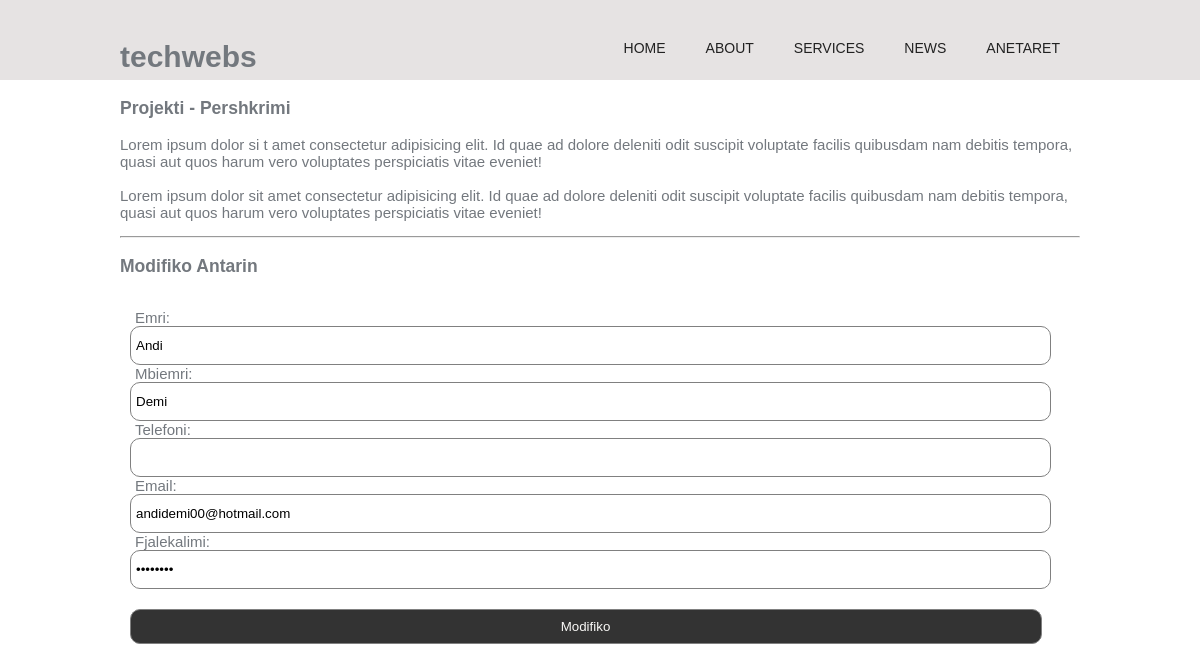
The app's page /antaret/modifiko_anetar.php?aid=1, older data.
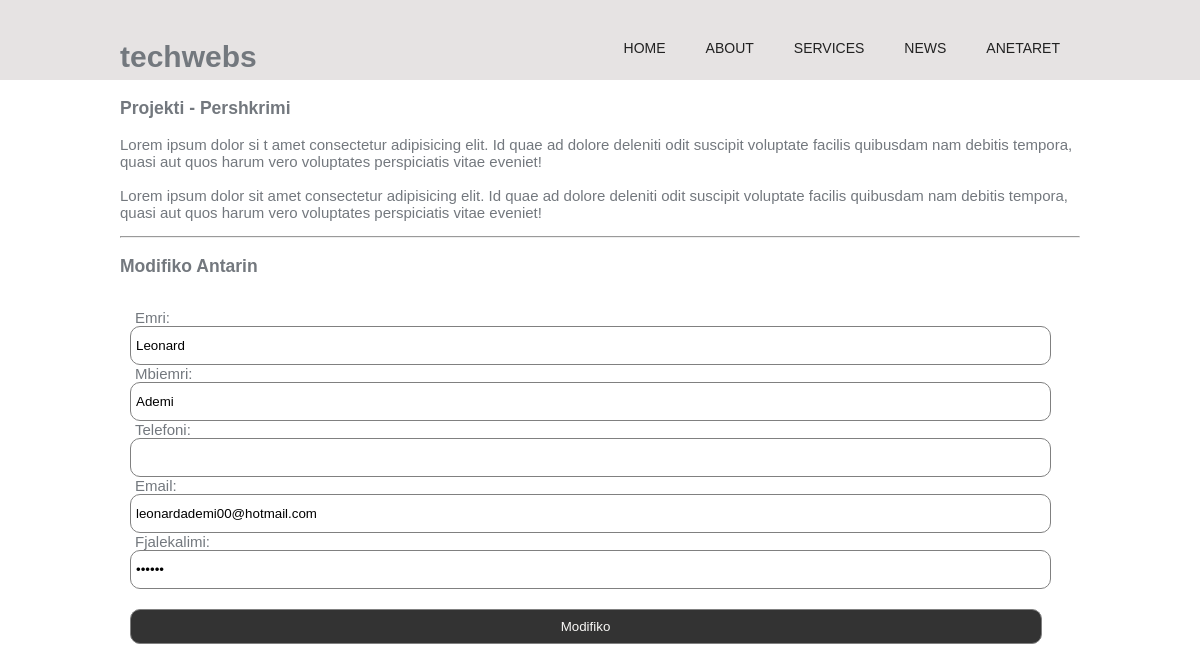
The same page, newer data.
### tables this page shows
CREATE TABLE `antaret` (
  `antariid` int(11) NOT NULL,
  `emri` varchar(50) NOT NULL,
  `mbiemri` varchar(50) NOT NULL,
  `datalindjes` date DEFAULT NULL,
  `nrpersonal` bigint(20) DEFAULT NULL,
  `telefoni` varchar(20) DEFAULT NULL,
  `email` varchar(30) DEFAULT NULL,
  `fjalekalimi` varchar(30) DEFAULT NULL,
  `roli` bit(1) DEFAULT NULL
);

### inc/funksionet.php (called while the page is built, shortened)
<?php
    global $dbcon;
    function merrAntarinId($antariid){
        global $dbcon;
        $sql = "SELECT antariid, emri ,mbiemri, telefoni, email, fjalekalimi from antaret WHERE antariid=$antariid";
        $result = mysqli_query($dbcon,$sql);
        if ($result) {
            return mysqli_fetch_assoc($result);
        }
        else{
            die("Nuk arrita te marr shenimet!".mysqli_error($dbcon));
        }
    }
?>

### antaret/modifiko_anetar.php (the view, shortened to what this page needs)
<?php
    include_once "../inc/header1.php";
?>
    <main class="container page">
        <section id="content">
            <h3>Projekti - Pershkrimi</h3>
            <p>
                Lorem ipsum dolor si t amet consectetur adipisicing elit. Id quae ad dolore deleniti odit suscipit voluptate facilis quibusdam nam debitis tempora, quasi aut quos harum vero voluptates perspiciatis vitae eveniet!
                <br><br>
                Lorem ipsum dolor sit amet consectetur adipisicing elit. Id quae ad dolore deleniti odit suscipit voluptate facilis quibusdam nam debitis tempora, quasi aut quos harum vero voluptates perspiciatis vitae eveniet!
            </p>
            <hr>
            <h3>Modifiko Antarin</h3>
            <?php
                if (isset($_GET['aid'])) {
                    $aid = $_GET['aid'];
                    $antari = merrAntarinId($aid);
                    $emri = $antari['emri'];
                    $mbiemri = $antari['mbiemri'];
                    $telefoni = $antari['telefoni'];
                    $email = $antari['email'];
                    $fjalekalimi = $antari['fjalekalimi'];
                }
            ?>
          <form action="" method="POST"  id="register">
                <label for="emri">Emri: </label>
                <input type="text" name="emri" value="<?php if(!empty($emri)) echo $emri ?>">
                <label for="mbiemri">Mbiemri: </label>
                <input type="text" name="mbiemri" value="<?php if(!empty($mbiemri)) echo $mbiemri ?>">
                <label for="telefoni">Telefoni: </label>
                <input type="text" name="telefoni" value="<?php if(!empty($telefoni)) echo $telefoni ?>">
                <label for="email">Email: </label>
                <input type="email" name="email" value="<?php if(!empty($email)) echo $email ?>">
                <label for="fjalekalimi">Fjalekalimi: </label>
                <input type="password" name="fjalekalimi" value="<?php if(!empty($fjalekalimi)) echo $fjalekalimi ?>">
                <input type="submit" name="modifiko_antar" value="Modifiko">
            </form>
        </section>

Row changes from the older to the newer data that the page shows:
changed antaret: emri "Andi" → "Leonard"; mbiemri "Demi" → "Ademi"; email "andidemi00@hotmail.com" → "leonardademi00@hotmail.com"
